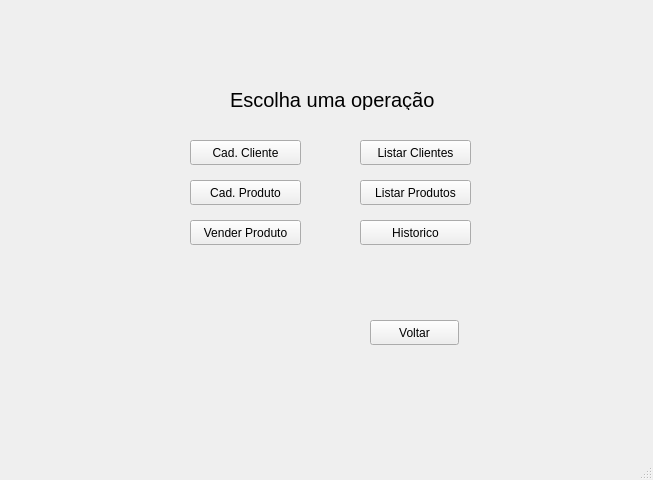
<?xml version="1.0" encoding="UTF-8"?>
<ui version="4.0">
 <class>MainWindow</class>
 <widget class="QMainWindow" name="MainWindow">
  <property name="geometry">
   <rect>
    <x>0</x>
    <y>0</y>
    <width>653</width>
    <height>480</height>
   </rect>
  </property>
  <property name="windowTitle">
   <string>MainWindow</string>
  </property>
  <widget class="QWidget" name="centralwidget">
   <widget class="QPushButton" name="btnCadCliente">
    <property name="geometry">
     <rect>
      <x>190</x>
      <y>140</y>
      <width>111</width>
      <height>25</height>
     </rect>
    </property>
    <property name="text">
     <string>Cad. Cliente</string>
    </property>
   </widget>
   <widget class="QPushButton" name="btnListarClientes">
    <property name="geometry">
     <rect>
      <x>360</x>
      <y>140</y>
      <width>111</width>
      <height>25</height>
     </rect>
    </property>
    <property name="text">
     <string>Listar Clientes</string>
    </property>
   </widget>
   <widget class="QPushButton" name="btnCadProduto">
    <property name="geometry">
     <rect>
      <x>190</x>
      <y>180</y>
      <width>111</width>
      <height>25</height>
     </rect>
    </property>
    <property name="text">
     <string>Cad. Produto</string>
    </property>
   </widget>
   <widget class="QPushButton" name="btnListarProduto">
    <property name="geometry">
     <rect>
      <x>360</x>
      <y>180</y>
      <width>111</width>
      <height>25</height>
     </rect>
    </property>
    <property name="text">
     <string>Listar Produtos</string>
    </property>
   </widget>
   <widget class="QPushButton" name="btnVender">
    <property name="geometry">
     <rect>
      <x>190</x>
      <y>220</y>
      <width>111</width>
      <height>25</height>
     </rect>
    </property>
    <property name="text">
     <string>Vender Produto</string>
    </property>
   </widget>
   <widget class="QPushButton" name="btnHistorico">
    <property name="geometry">
     <rect>
      <x>360</x>
      <y>220</y>
      <width>111</width>
      <height>25</height>
     </rect>
    </property>
    <property name="text">
     <string>Historico</string>
    </property>
   </widget>
   <widget class="QPushButton" name="pushButton_7">
    <property name="geometry">
     <rect>
      <x>370</x>
      <y>320</y>
      <width>89</width>
      <height>25</height>
     </rect>
    </property>
    <property name="text">
     <string>Voltar</string>
    </property>
   </widget>
   <widget class="QLabel" name="label">
    <property name="geometry">
     <rect>
      <x>230</x>
      <y>90</y>
      <width>221</width>
      <height>20</height>
     </rect>
    </property>
    <property name="font">
     <font>
      <pointsize>15</pointsize>
     </font>
    </property>
    <property name="text">
     <string>Escolha uma operação</string>
    </property>
   </widget>
  </widget>
  <widget class="QStatusBar" name="statusbar"/>
 </widget>
 <resources/>
 <connections/>
</ui>
